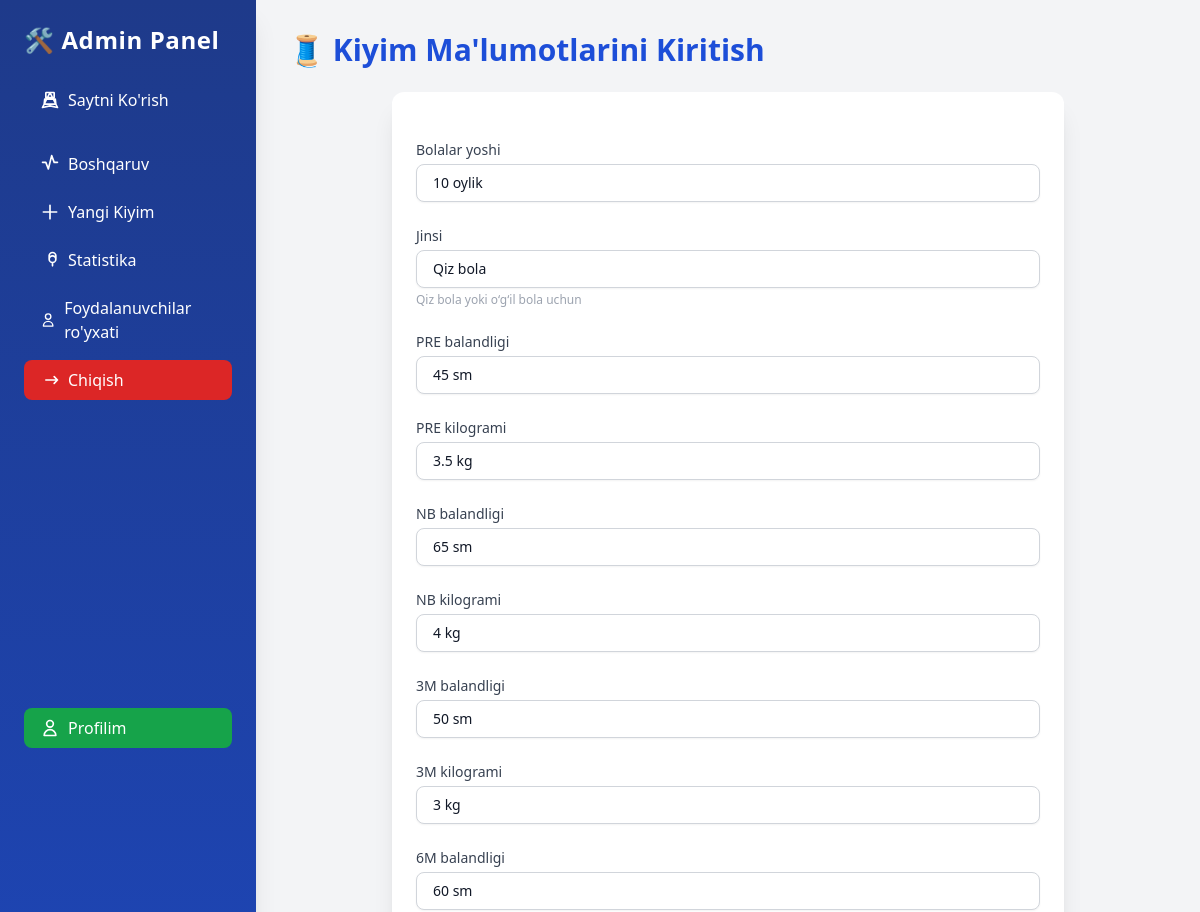
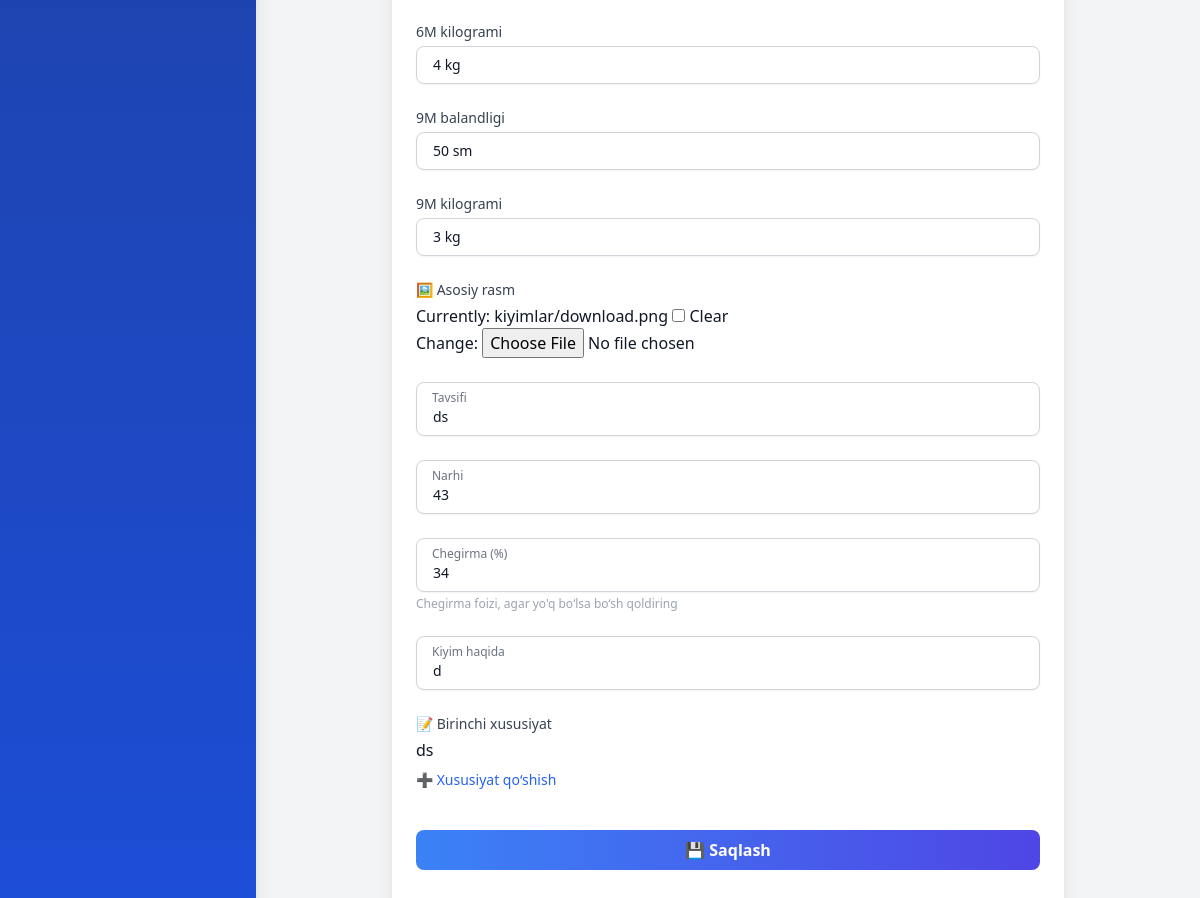
Screenshot of /admin-panel/edit/36/ (signed in) with the database file from the repository (2 pictures, top to bottom).
### base/models.py (models this page shows, shortened)
class Main_Kiyim(models.Model):
    YOSH_CHOICES = [
        ('1', '1 oylik'),
        ('2', '2 oylik'),
        ('3', '3 oylik'),
        ('4', '4 oylik'),
        ('5', '5 oylik'),
        ('6', '6 oylik'),
        ('7', '7 oylik'),
        ('8', '8 oylik'),
        ('9', '9 oylik'),
        ('9', '9 oylik'),
        ('10', '10 oylik'),             # ✅ Qo‘shildi
        ('11', '11 oylik'),             # ✅ Qo‘shildi
        ('12', '12 oylik'),             # ✅ Qo‘shildi
        ('13', '1 yosh'),               # ✅
        ('14', '2 yosh'),               # ✅
        ('15', '3 yosh'),
        ('16', '4 yosh'),
    ]
    yoshi = models.CharField(
        max_length=2,
        choices=YOSH_CHOICES,
        blank=True,
        null=True,
        verbose_name="Bolalar yoshi"
    )
    GENDER_CHOICES = [
        ('qiz', 'Qiz bola'),
        ('ogil', 'O‘g‘il bola'),
    ]
    jinsi = models.CharField(
        max_length=5,
        choices=GENDER_CHOICES,
        default='qiz',
        verbose_name="Jinsi",
        help_text="Qiz bola yoki o‘g‘il bola uchun"
    )
    BALAND_CHOICES = [
    ('40', '40 sm'),
    ('45', '45 sm'),
    ('50', '50 sm'),
    ('55', '55 sm'),
    ('60', '60 sm'),
    ('65', '65 sm'),
    ('70', '70 sm'),
]
    KG_CHOICES = [
    ('2', '2 kg'),
    ('2.5', '2.5 kg'),
    ('3', '3 kg'),
    ('3.5', '3.5 kg'),
    ('4', '4 kg'),
    ('4.5', '4.5 kg'),
    ('5', '5 kg'),
    ]
    pre_balandligi = models.CharField("PRE balandligi", max_length=50,     choices=BALAND_CHOICES, blank=True, null=True)
    pre_kilogrami = models.CharField("PRE kilogrami", max_length=50, choices=KG_CHOICES,    blank=True, null=True)
    nb_balandligi = models.CharField("NB balandligi", max_length=50, choices=BALAND_CHOICES,    blank=True, null=True)
    nb_kilogrami = models.CharField("NB kilogrami", max_length=50, choices=KG_CHOICES,  blank=True, null=True)
    m3_balandligi = models.CharField("3M balandligi", max_length=50, choices=BALAND_CHOICES,    blank=True, null=True)
    m3_kilogrami = models.CharField("3M kilogrami", max_length=50, choices=KG_CHOICES,  blank=True, null=True)
    m6_balandligi = models.CharField("6M balandligi", max_length=50, choices=BALAND_CHOICES,    blank=True, null=True)
    m6_kilogrami = models.CharField("6M kilogrami", max_length=50, choices=KG_CHOICES,  blank=True, null=True)
    m9_balandligi = models.CharField("9M balandligi", max_length=50, choices=BALAND_CHOICES,    blank=True, null=True)
    m9_kilogrami = models.CharField("9M kilogrami", max_length=50, choices=KG_CHOICES,  blank=True, null=True)
    main_img = models.ImageField(upload_to='kiyimlar/', blank=True, null=True)
    birinchi_img = models.ImageField(upload_to='kiyimlar/', blank=True, null=True)
    ikkinchi_img = models.ImageField(upload_to='kiyimlar/', blank=True, null=True)
    uchinchi_img = models.ImageField(upload_to='kiyimlar/', blank=True, null=True)
    tortinchi_img = models.ImageField(upload_to='kiyimlar/', blank=True, null=True)
    beshinchi_img = models.ImageField(upload_to='kiyimlar/', blank=True, null=True)
    oltinchi_img = models.ImageField(upload_to='kiyimlar/', blank=True, null=True)
    tavsifi = models.CharField(max_length=100)
    narhi = models.PositiveIntegerField()
    skidkasi = models.PositiveIntegerField(
    blank=True,
    null=True,
    verbose_name="Chegirma (%)",
    help_text="Chegirma foizi, agar yo'q bo‘lsa bo‘sh qoldiring"
    )
    kiyim_haqida = models.TextField(null=True, blank=True)
    birinchi_xususiyati = models.CharField(max_length=50, null=True, blank=True)
    ikkinchi_xususiyati = models.CharField(max_length=50, null=True, blank=True)
    uchunchi_xususiyati = models.CharField(max_length=50, null=True, blank=True)
    tortinchi_xususiyati = models.CharField(max_length=50, null=True, blank=True)
    beshinchi_xususiyati = models.CharField(max_length=50, null=True, blank=True)
    oltinchi_xususiyati = models.CharField(max_length=50, null=True, blank=True)
    class Meta:
        verbose_name = "Asosiy kiyim"
        verbose_name_plural = "Asosiy kiyimlar"
        ordering = ['-id']

### controlpanel/views.py (the view)
# urls.py: path('edit/<int:pk>/', views.product_edit, name='product_edit'),
@login_required
def product_edit(request, pk):
    if not request.user.is_staff:
        return redirect('home')
    product = get_object_or_404(Main_Kiyim, pk=pk)
    form = ProductForm(request.POST or None, request.FILES or None, instance=product)
    if form.is_valid():
        form.save()
        return redirect('controlpanel:dashboard')
    return render(request, 'product_form.html', {'form': form})

### controlpanel/forms.py
class ProductForm(forms.ModelForm):
    class Meta:
        model = Main_Kiyim
        fields = '__all__'

### controlpanel/templates/product_form.html (shortened to what this page needs)
{% extends 'admin_base.html' %}
{% block content %}
<h2 class="text-3xl font-bold text-blue-700 mb-6">🧵 Kiyim Ma'lumotlarini Kiritish</h2>
<div class="bg-white p-6 rounded-xl shadow-xl max-w-2xl mx-auto">
  <form method="post" enctype="multipart/form-data" class="space-y-6">{% csrf_token %}
    {% for field in form.visible_fields %}
    {% if field.name not in "birinchi_img ikkinchi_img uchinchi_img tortinchi_img beshinchi_img oltinchi_img ikkinchi_xususiyati uchunchi_xususiyati tortinchi_xususiyati beshinchi_xususiyati oltinchi_xususiyati" %}
    <div class="relative">
      {% if field.name in "yoshi jinsi pre_balandligi pre_kilogrami nb_balandligi nb_kilogrami m3_balandligi m3_kilogrami m6_balandligi m6_kilogrami m9_balandligi m9_kilogrami" %}
        <label for="id_{{ field.name }}" class="block mb-1 text-sm text-gray-700 font-medium">{{ field.label }}</label>
        <select name="{{ field.name }}" id="id_{{ field.name }}"
          class="appearance-none w-full px-4 py-2 pr-10 border border-gray-300 text-sm rounded-lg bg-white shadow-sm focus:outline-none focus:ring-2 focus:ring-blue-500 focus:border-blue-500 transition">
          {% for val, label in field.field.choices %}
            <option value="{{ val }}" {% if field.value == val %}selected{% endif %}>{{ label }}</option>
          {% endfor %}
        </select>
      {% elif field.name == "main_img" %}
        <label class="block mb-1 text-sm font-medium text-gray-700">🖼 Asosiy rasm</label>
        {{ field }}
      {% elif field.name == "birinchi_xususiyati" %}
        <label class="block mb-1 text-sm font-medium text-gray-700">📝 Birinchi xususiyat</label>
        {{ field }}
        <div class="mt-2">
          <button type="button" id="addXususiyatBtn"
            class="text-blue-600 hover:underline text-sm font-medium">
            ➕ Xususiyat qo‘shish
          </button>
        </div>
      {% else %}
        <input type="{{ field.field.widget.input_type|default:'text' }}"
          name="{{ field.name }}" id="id_{{ field.name }}"
          value="{{ field.value|default_if_none:'' }}"
          class="peer w-full px-4 pt-6 pb-2 text-sm text-gray-900 bg-white border border-gray-300 rounded-lg shadow-sm placeholder-transparent focus:outline-none focus:ring-2 focus:ring-blue-500 focus:border-blue-500 transition"
          placeholder="{{ field.label }}">
        <label for="id_{{ field.name }}"
          class="absolute left-4 top-2 text-xs text-gray-500 transition-all peer-placeholder-shown:top-3.5 peer-placeholder-shown:text-sm peer-placeholder-shown:text-gray-400 peer-focus:top-2 peer-focus:text-xs peer-focus:text-blue-600">
          {{ field.label }}
        </label>
      {% endif %}
      {% if field.help_text %}
        <p class="text-xs text-gray-400 mt-1">{{ field.help_text }}</p>
      {% endif %}
    </div>
    {% endif %}
    {% endfor %}
    <div class="pt-4">
      <button type="submit"
        class="w-full bg-gradient-to-r from-blue-500 to-indigo-600 text-white py-2 px-4 rounded-lg hover:from-blue-600 hover:to-indigo-700 font-semibold transition hover:scale-105">
        💾 Saqlash
      </button>
    </div>
  </form>
</div>
{% endblock %}

### rows the page displays
Main_Kiyim: yoshi "10 oylik" "Qiz bola" "45 sm" "3.5 kg" "65 sm" "50 sm" "60 sm" "50 sm", tavsifi "ds", visible_fields "ds"

### other values shown
{{ field.label }} "Bolalar yoshi" "Jinsi" "PRE balandligi" "PRE kilogrami" "NB balandligi" "NB kilogrami" "3M balandligi" "3M kilogrami" "6M balandligi" "6M kilogrami" "9M balandligi" "9M kilogrami"
{{ field.help_text }} "Qiz bola yoki o‘g‘il bola uchun" "Chegirma foizi, agar yo'q bo‘lsa bo‘sh qoldiring"
{{ field.label }} "Tavsifi" "Narhi" "Chegirma (%)" "Kiyim haqida"
form field nb_kilogrami "4 kg"
form field m3_kilogrami "3 kg"
form field m6_kilogrami "4 kg"
form field m9_kilogrami "3 kg"
